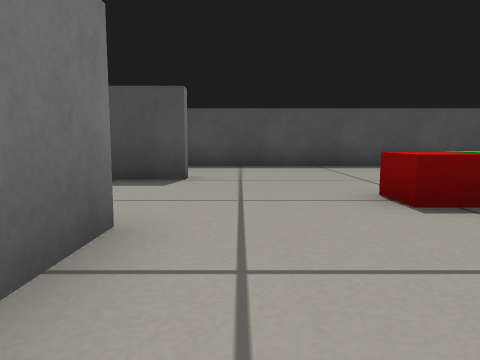
view 1 (above)

18 first-person views from a walk through a robot-simulator world made for Gazebo. The camera is 0.29 m above the floor, tilts 6° down and sees 70° across. The floor is counted in squares, 0.5 m on a side. Each view is taken from the middle of a square. On the plan, view 1 faces up. The plan holds only what a view shows up to about 9 squares ahead; the rest is blank.

view 2
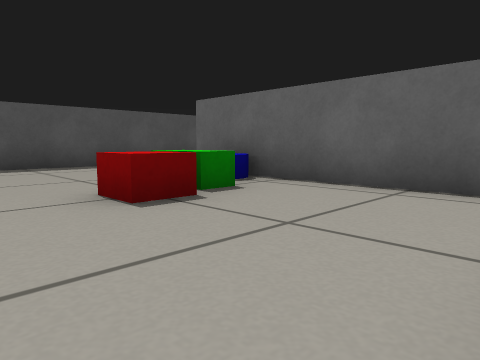

view 3
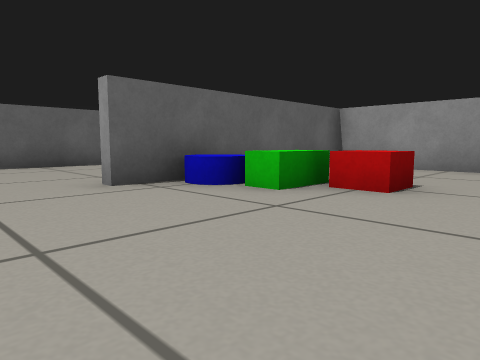

view 4
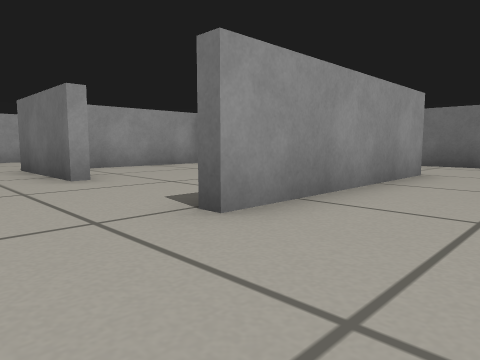

view 5
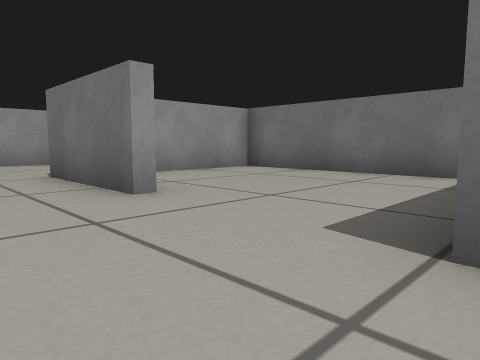

view 6
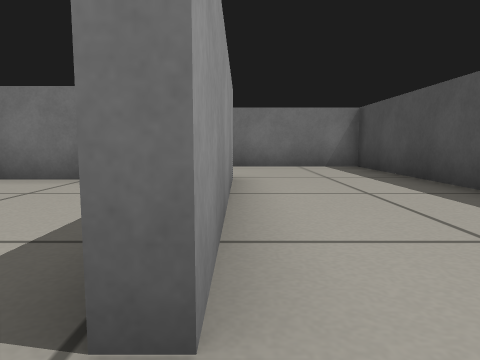

view 7
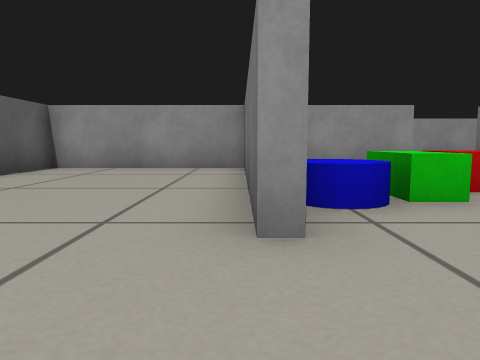

view 8
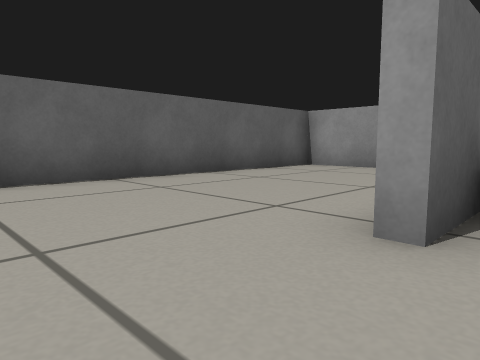

view 9
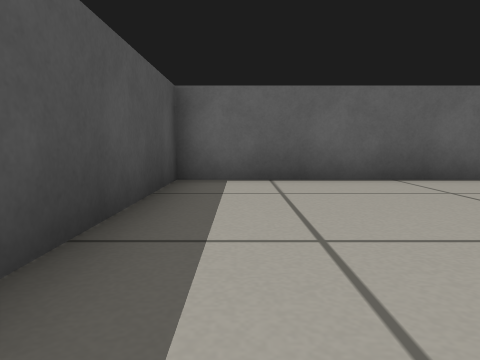

view 10
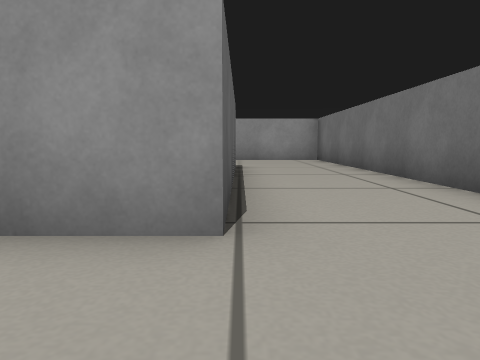

view 11
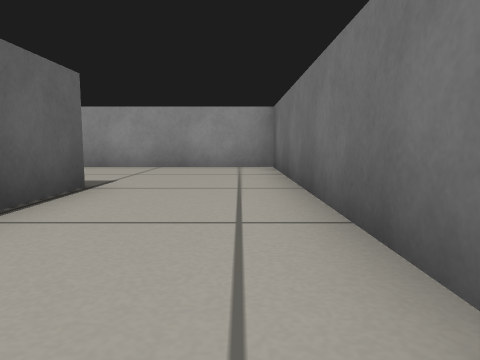

view 12
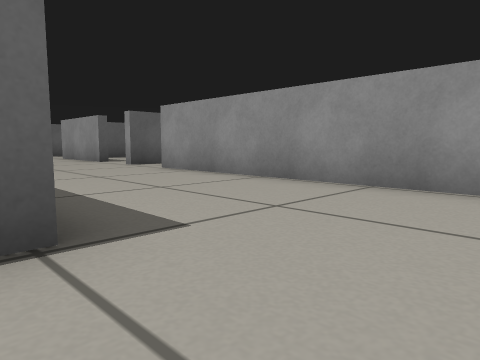

view 13
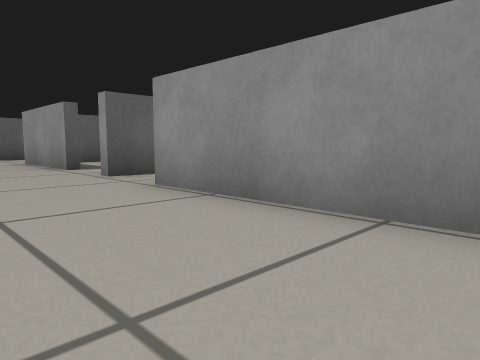

view 14
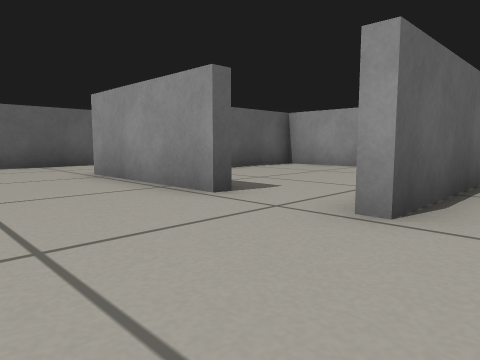

view 15
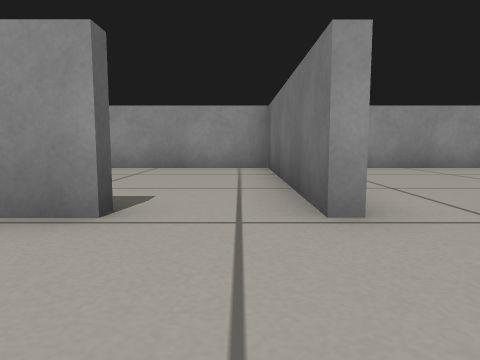

view 16
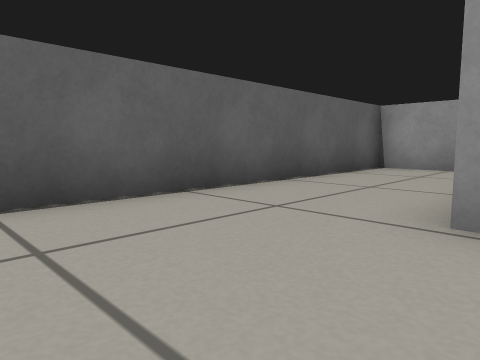

view 17
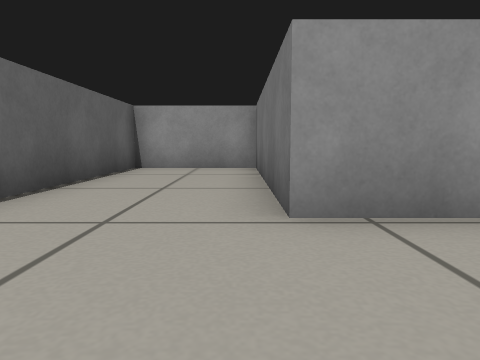

view 18
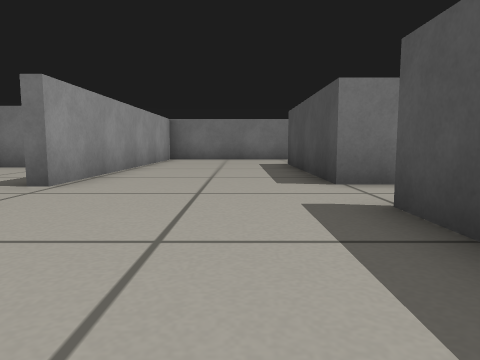

### Floor plan
Points are (right, up) in squares from view 1. A wall is a line through its corners. A room is listed if a view was taken in it or the views show most of it. See-through windows are left out.
Room 1 (views 1, 2, 4, 5, 6, 7, 8, 9)
walls: (-0.9, 2.5) (-0.9, -0.6); (-0.9, 5.9) (-0.9, 5.6) (-2.1, 5.6); (4.9, -0.3) (9.6, -0.3) (9.6, 9) (0.6, 9); (0.7, -0.3) (4.6, -0.3) (4.6, 5.9) (4.9, 5.9) (4.9, 0.9); (-5.6, 4.6) (-5.6, -0.3) (-2.3, -0.3)
ways out: opening at (0, -1) to room 2; opening at (0.5, 7.5) to room 2
objects: red box (2, 3) to (2, 4); green box (3, 4); blue cylinder (4, 4) to (4, 5)
Room 2 (views 3, 10, 11, 12, 13, 14, 15, 16, 17, 18)
walls: (-0.9, -0.6) (-5, -0.6); (2, -0.6) (0.7, -0.6); (3, -4.6) (6.6, -4.6) (6.6, -10.4) (9.6, -10.4) (9.6, -2.5); (-5.9, -0.6) (-5.9, 5.9) (-0.9, 5.9); (0.6, 9) (-1.4, 9); (-4.3, 9) (-8.8, 9) (-8.8, -4.6) (-0.6, -4.6)
ways out: opening at (0, -1) to room 1; opening at (0.5, 7.5) to room 1; opening at (2.5, -5) to room 3; opening at (0, -5)
Room 3 (no view inside)
walls: (6.3, -8.6) (6.3, -8); (1.3, -4.6) (1.3, -10.4) (5.3, -10.4)
ways out: opening at (2.5, -5) to room 2

Positions as (right, up) in squares from view 1, and headings:
1: (0, 0), facing up
2: (0, 0), facing up-right
3: (0, 8), facing down-right
4: (1, 8), facing down-left
5: (1, 6), facing down-left
6: (0, 6), facing left
7: (5, 8), facing down
8: (4, 8), facing down-right
9: (4, 8), facing right
10: (-6, 8), facing down
11: (-8, 4), facing down
12: (-8, 0), facing down-right
13: (-5, -2), facing down-right
14: (0, -2), facing down-right
15: (2, -2), facing down
16: (6, -2), facing down-right
17: (7, -2), facing down
18: (4, -2), facing left
